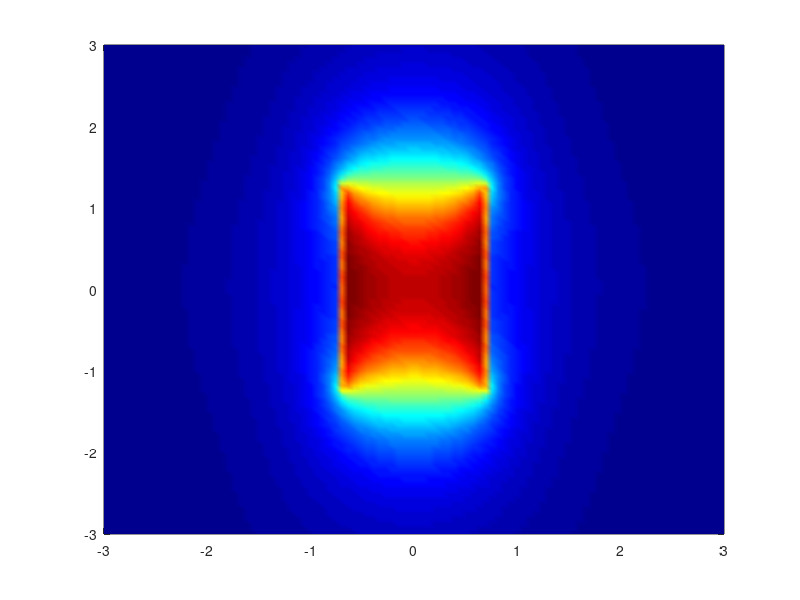

Source code (MATLAB): (Note: this script raises an error after producing the figure.)
% Parámetros iniciales
R = 1; % Radio del anillo
I = 1; % Corriente
N = 100; % Número de segmentos de la espira
M = 50; % Número de espiras
dZ = 0.05; % Distancia entre espiras
mu0 = 4*pi*10^-7; % Permeabilidad del vacío

% Crear malla de puntos
[y, z] = meshgrid(linspace(-3, 3, 100), linspace(-3, 3, 100));
x = linspace(-3, 3, 100);
% Inicializar matrices de campo magnético
Bx = zeros(size(y));
By = zeros(size(y));
Bz = zeros(size(y));

% Calcular campo magnético
dtheta = 2*pi/N;
for m = 1:M
    z_esp = -dZ*(M/2-1) + dZ*(m-1); % Z location of the current loop
    for i = 1:N
        theta = i*dtheta;
        X = R*cos(theta);
        Y = R*sin(theta);

        dxi = -Y*dtheta;
        dyi = X*dtheta;
        rx = x - X;
        ry = y - Y;
        rz = z - z_esp;
        r = sqrt(rx.^2 + ry.^2 + rz.^2);
        
        Bx = Bx + mu0*I/(4*pi) * (dyi .* rz)./r.^3;
        By = By + (-(mu0*I/(4*pi))) * (dxi .* rz)./r.^3;
        Bz = Bz + mu0*I/(4*pi) * (dxi .* ry - dyi .* rx)./r.^3;
    end
end

B = sqrt(Bz.^2+By.^2);

% Dibujar el campo magnético
figure(1)  %
colormap jet;
pcolor(y,z,B)
shading interp
hold on
h = streamslice(y, z, By, Bz);
set(h,'LineWidth',1);
set(h,'Color','w');
title('Campo magnético de una bobina ideal')
xlabel('y')
ylabel('z')
axis tight

figure(2)
colormap jet;
pcolor(y,z,B)
shading interp
hold on
title('Campo magnético de una bobina ideal')
xlabel('y')
ylabel('z')
axis tight
